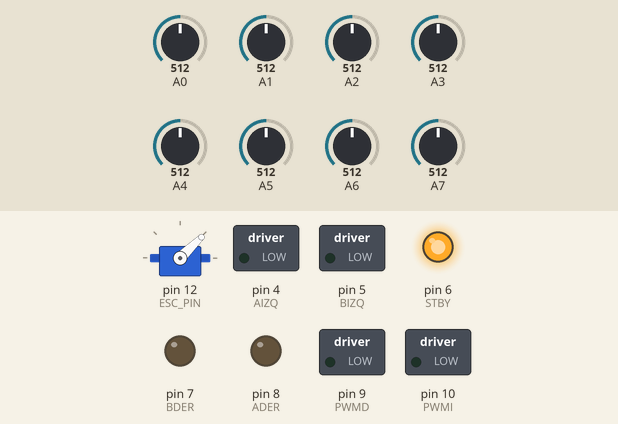
A sketch run on a simulated Arduino Nano, built with avr-gcc and run on an emulated ATmega328P. On the bench: servo, switched loads named in the sketch (green lamp = pin HIGH), output pins drawn as LEDs (lit = HIGH). Inputs (shaded band) come from the test bench; at power-on: A0 = 512, A1 = 512, A5 = 512, A7 = 512, A6 = 512, A2 = 512, A3 = 512, A4 = 512. Pins used as bus, display or sensor lines are not drawn; what the sketch prints to the serial monitor is not drawn.

Above: at 9.7 s.
9.8 s: A0 set to 340
At 14.3 s:
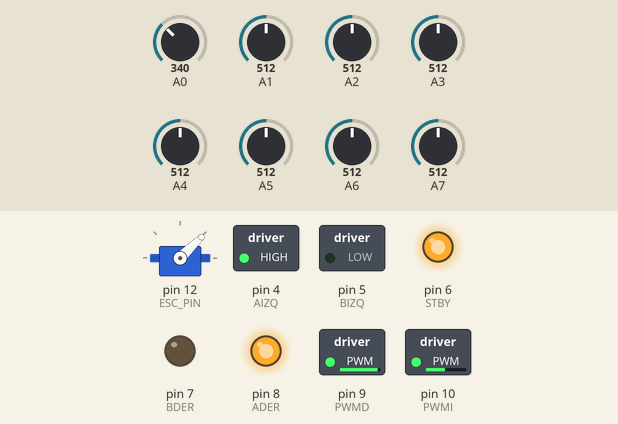
17.1 s: A1 set to 340
At 20.3 s:
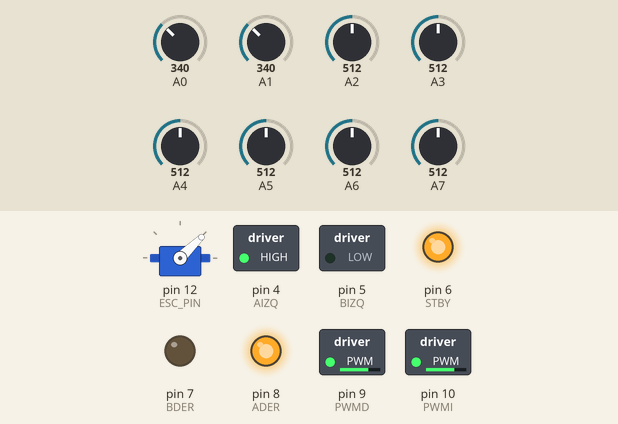
21.1 s: A5 set to 340
At 22.2 s:
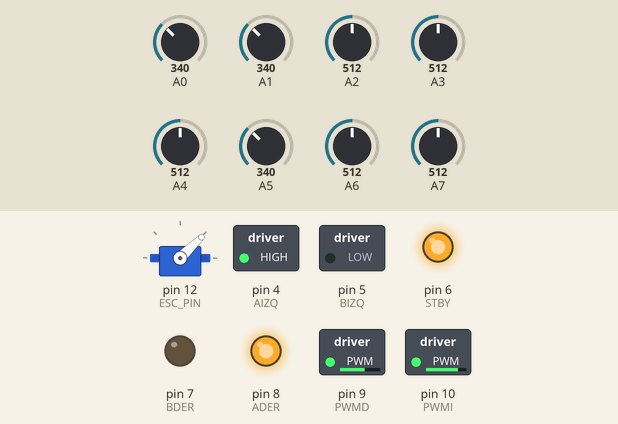
25.2 s: A7 set to 340
At 26.3 s:
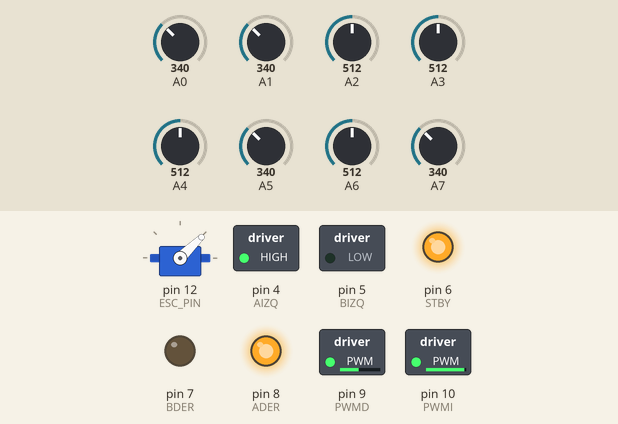
29.3 s: A6 set to 992
At 30.3 s:
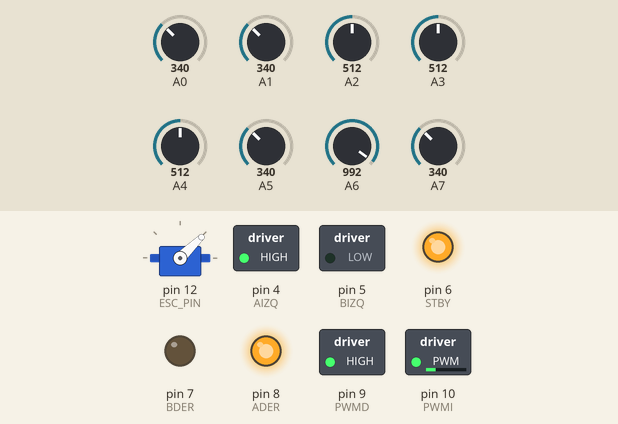
33.4 s: A7 set to 30
At 35.5 s:
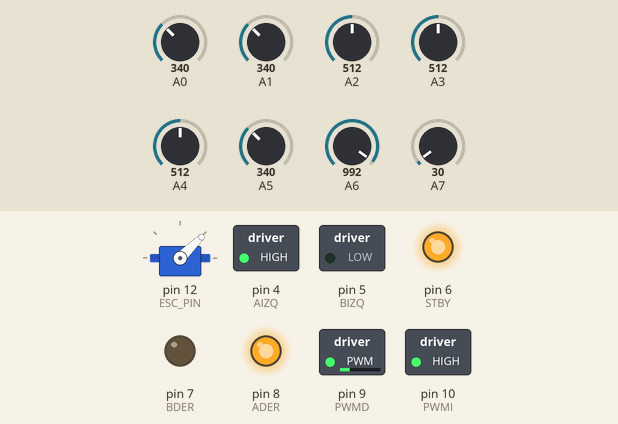
Timing chart, 0 to 37.6 s (numbered marks = the images above; inputs shaded):
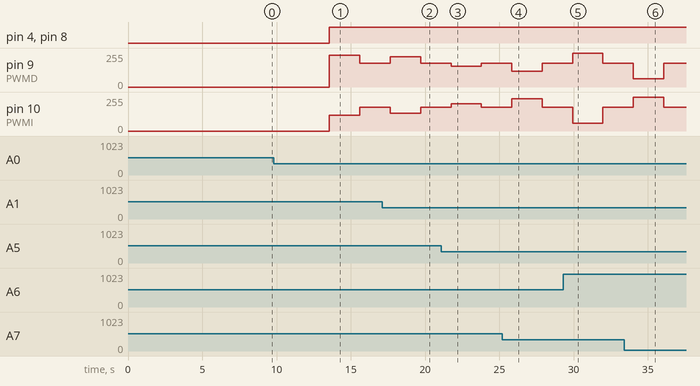

Measured:
- after the input at 9.8 s, pin 9 (PWMD): 0/255 → 240/255 after 3.8 s, → 180/255 2.0 s later; pin 10 (PWMI): 0/255 → 120/255 after 3.8 s, → 180/255 2.0 s later
- after the input at 17.1 s, pin 9 (PWMD): 180/255 → 228/255 after 0.55 s, → 180/255 2.0 s later; pin 10 (PWMI): 180/255 → 132/255 after 0.55 s, → 180/255 2.0 s later
- after the input at 21.1 s, pin 9 (PWMD): 180/255 → 157/255 after 0.64 s, → 180/255 2.0 s later; pin 10 (PWMI): 180/255 → 203/255 after 0.64 s, → 180/255 2.0 s later
- after the input at 25.2 s, pin 9 (PWMD): 180/255 → 117/255 after 0.64 s, → 180/255 2.0 s later; pin 10 (PWMI): 180/255 → 243/255 after 0.64 s, → 180/255 2.0 s later
- after the input at 29.3 s, pin 9 (PWMD): 180/255 → 255/255 after 0.63 s, → 180/255 2.0 s later; pin 10 (PWMI): 180/255 → 60/255 after 0.63 s, → 180/255 2.0 s later
- after the input at 33.4 s, pin 9 (PWMD): 180/255 → 61/255 after 0.62 s, → 180/255 2.0 s later; pin 10 (PWMI): 180/255 → 255/255 after 0.62 s, → 180/255 2.0 s later

The sketch:

IKA_pid_3_1C_T_copy.ino
```cpp
#include <ServoTimer2.h>
#include <QTRSensors.h>

#define rdy 11
#define go 3

#define PWMI 10       // PWM IZQUIERDO
#define AIZQ 4       // MOTOR IZQUIERDO 1
#define BIZQ 5      // MOTOR IZQUIERDO 2
#define PWMD 9     // PWM DERECHO
#define ADER 8    // MOTOR DERECHO 1
#define BDER 7   // MOTOR DERECHO 2
#define STBY 6  // stby

#define ESC_PIN 12  // Pin del ESC

ServoTimer2 esc;            // Objeto para el ESC
bool turbina=false;
int izq;
int der;
float KP = .0018;             //.049  A 40 BASE; 0.088 a 45; 0.098 a 50
float KI = 0.001;           //0.0067 A 40 BASE;  0.0068 a 45; 0.0082 a 50
float KD = 4;           //0.0085 a 45; 0.0144 a 50;
int integral = 0;         // Suma de los errores anteriores (para el componente integral)
int pE = 0;              // Error de la iteración anterior (para el componente derivativo)
int pidOutput = 0;      // Salida del PID que ajustará la velocidad de los motores

int baseSpeed = 180;  // Velocidad base (0-255)
int maxSpeed = 255;  // Velocidad máxima
int error = 0;
uint16_t  position=0;

QTRSensors qtr;
const uint8_t SensorCount = 8;
uint16_t sensorValues[SensorCount];

void setup() {
  turbina=false;
  Serial.begin(9600);

 // TCCR1B = TCCR1B  & B11111000 | B00000010; // para frecuencia PWM de 3921,16 el original, usando timer 1
  TCCR2B = (TCCR2B & B11111000) | B00000010; // Configura el prescaler para obtener 3921,16 Hz, en timer 2 por la lbrería


    entradasTB66();          // Método para los pines
     esc.attach(ESC_PIN);    // Conectar el ESC al pin 12
      arrancarESC();         // Iniciar ESC en estado seguro

  calibracion();

    }

void loop() {

if(!turbina){
  turbina=true;
  delay(3000);}
 // if(digitalRead (rdy)==HIGH){   //original 1, CJ
  init_turbina();               //en el original el método es escrito sin el ciclo for
 //}
  //if(digitalRead(go)==LOW){
    //    while(digitalRead(go)==LOW){    //original 0

    setESC(110); // Ajusta la velocidad (1000 = mínimo, 2000 = máximo)
    delay(20);

     position = qtr.readLineBlack(sensorValues);           //Use (White) if the line is white instead
          for (uint8_t i = 0; i < SensorCount; i++) {     // It commented because bring the sensor values, that´s unnecesary for the moment
           Serial.print(sensorValues[i]);
           Serial.print("    ");
         }
         int P=(position);
         error=(P-3500)/10;

    if(error< - 350){
  digitalWrite(AIZQ,LOW);
   digitalWrite(BIZQ,HIGH);
    analogWrite(PWMI,120);

  digitalWrite(ADER,LOW);
   digitalWrite(BDER,HIGH);
    analogWrite(PWMD,180);

    } else if (error > 350) {
  digitalWrite(AIZQ,HIGH);
   digitalWrite(BIZQ,LOW);
    analogWrite(PWMI,135);

  digitalWrite(ADER,HIGH);
   digitalWrite(BDER,LOW);
    analogWrite(PWMD,90);

    }else {

      int integral =(error+pE);
      integral =constrain (integral,-100,100);
       int derivative =( error - pE);
       int output = (KP * error) + (KI * integral) + (KD * derivative);
       float RE=(output);
       pE = error;


      int IZQS = constrain (baseSpeed +RE ,30,maxSpeed);
      int DERS = constrain (baseSpeed -RE ,30,maxSpeed);

    digitalWrite(AIZQ,HIGH);
    digitalWrite(BIZQ,LOW);

    digitalWrite(ADER,HIGH);
    digitalWrite(BDER,LOW);


  izq=IZQS;
  analogWrite(PWMI, izq);
  der=DERS;
  analogWrite(PWMD, der);

  //  }
  //break;
  }

      }
      //}


void calibracion () {
    // configure the sensors
  qtr.setTypeAnalog();
  qtr.setSensorPins((const uint8_t[]){A7, A6, A5, A4, A3, A2, A1, A0}, SensorCount);
  qtr.setEmitterPin(13);

  delay(500);
  pinMode(LED_BUILTIN, OUTPUT);
  digitalWrite(LED_BUILTIN, HIGH); // turn on Arduino's LED to indicate we are in calibration mode

  // analogRead() takes about 0.1 ms on an AVR.
  // 0.1 ms per sensor * 4 samples per sensor read (default) * 6 sensors
  // * 10 reads per calibrate() call = ~24 ms per calibrate() call.
  // Call calibrate() 400 times to make calibration take about 10 seconds.
  for (uint16_t i = 0; i < 200; i++)
  {
    qtr.calibrate();
  }
  digitalWrite(LED_BUILTIN, LOW); // turn off Arduino's LED to indicate we are through with calibration

  // print the calibration minimum values measured when emitters were on
  Serial.begin(9600);
  for (uint8_t i = 0; i < SensorCount; i++)
  {
    Serial.print(qtr.calibrationOn.minimum[i]);
    Serial.print(' ');
  }
  Serial.println();

  // print the calibration maximum values measured when emitters were on
  for (uint8_t i = 0; i < SensorCount; i++)
  {
    Serial.print(qtr.calibrationOn.maximum[i]);
    Serial.print(' ');
  }
  Serial.println();
  Serial.println();
  delay(1000);
  }

void entradasTB66(){
  pinMode(AIZQ, OUTPUT);
  pinMode(BIZQ, OUTPUT);
  pinMode(ADER, OUTPUT);
  pinMode(BDER, OUTPUT);
  pinMode(PWMI, OUTPUT);
  pinMode(STBY, OUTPUT);

  pinMode(rdy, INPUT);
  pinMode(go, INPUT);

  digitalWrite(STBY, HIGH);

    }

void arrancarESC() {
    setESC(1000);    // Señal de apagado para iniciar correctamente
     delay(2000);   // Esperar a que el ESC se estabilice
  }

                 // ⚡ Controlar la velocidad del ESC
void setESC(int throttle) {
    throttle = constrain(throttle, 1000, 2000); // Asegurar valores correctos
    esc.write(throttle);

  }

  void init_turbina(){
    arrancarESC();
        setESC(1000); // Ajusta la velocidad (1000 = mínimo, 2000 = máximo)

    delay(20);

  }
```
